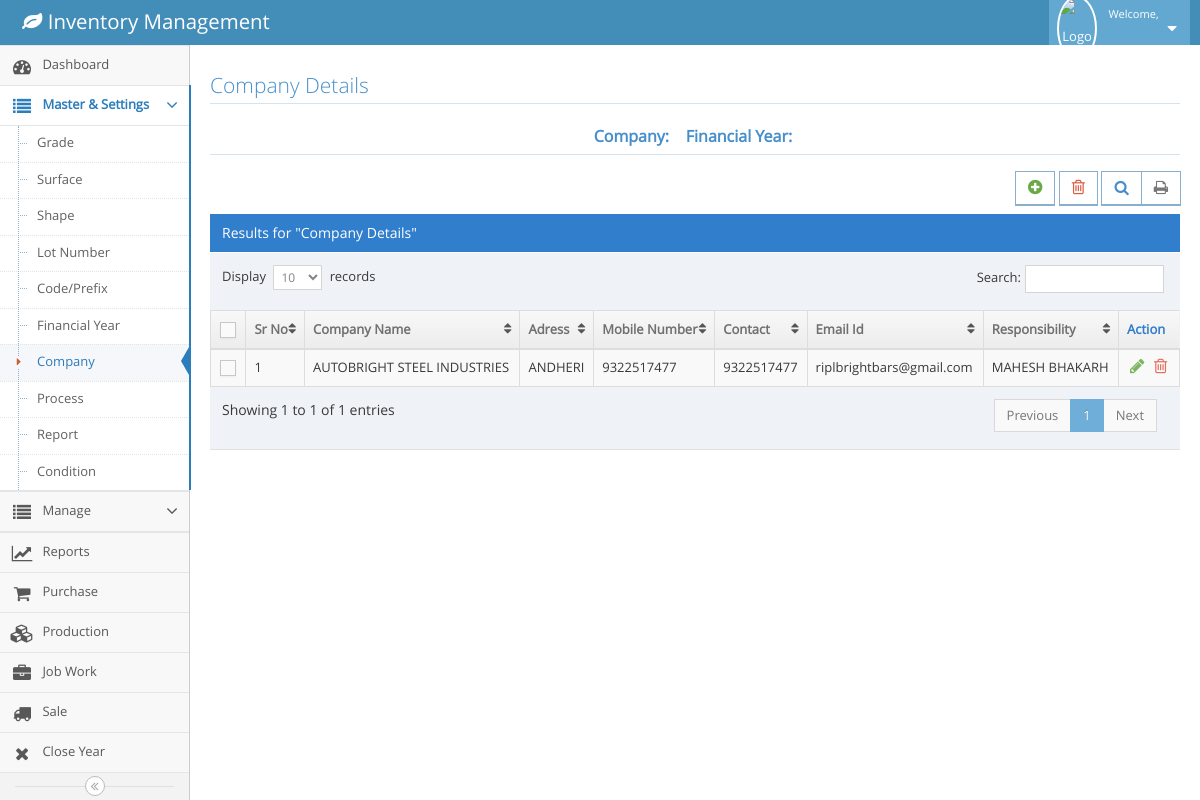
Screenshot of /company.php (signed in) with the database file from the repository.
### tables this page shows
CREATE TABLE `company` (
  `id` int(11) NOT NULL,
  `companyName` varchar(50) NOT NULL,
  `address` varchar(100) NOT NULL,
  `mobileNo` varchar(30) NOT NULL,
  `contact` varchar(15) NOT NULL,
  `email` varchar(30) NOT NULL,
  `responsiblePerson` varchar(30) NOT NULL,
  `createdOn` timestamp NOT NULL DEFAULT CURRENT_TIMESTAMP
);

### company.php (the view, shortened to what this page needs)
<!DOCTYPE html>
<?php
  include('config.php');
  $fy=$_SESSION['fy'];
  $company=$_SESSION['cname'];
?>
<html lang="en">
	<head>
		<link rel="stylesheet" href="assets/css/bootstrap.min.css" />
		<link rel="stylesheet" href="assets/font-awesome/4.5.0/css/font-awesome.min.css" />
		<link rel="stylesheet" href="assets/css/ace.min.css" class="ace-main-stylesheet" id="main-ace-style" />
		<link rel="stylesheet" href="assets/css/ace-skins.min.css" />
		<link rel="stylesheet" href="assets/css/ace-rtl.min.css" />
	</head>
	<body class="no-skin">
		<?php include('navbar.php') ?>
		<div class="main-container ace-save-state" id="main-container">
			<?php include('menubar.php') ?>
			<div class="main-content">
				<div class="main-content-inner">
					<div class="page-content">
								<div class="row">
									<div class="col-xs-12">
										<h3 class="header smaller lighter blue">Company Details</h3>
										<h5 class="header blue lighter bigger" align="center">
												<b>Company:&nbsp; <?php echo $company ?>  &nbsp;
												Financial Year:&nbsp; <?php echo $fy ?> </b>
											</h5>
										<div class="clearfix">
											<div class="pull-right tableTools-container">
												<div class="btn btn-white btn-primary btn-bold">
													<a class="blue" href="addcompany.php" data-toggle="tooltip" title="Add">
														<i class="ace-icon fa fa-plus-circle bigger-120 green"></i>
													</a>
												</div>
												<div class="btn btn-white btn-primary btn-bold">
													<a class="blue" href="" data-toggle="tooltip" title="Delete">
														<i class="ace-icon fa fa-trash-o bigger-120 red"></i>
													</a>
												</div>
											</div>
										</div>
										<div class="table-header">
											Results for "Company Details"
										</div>
										<div>
											<table id="dynamic-table" class="table table-striped table-bordered table-hover">
												<thead>
													<tr>
														<th class="center">
															<label class="pos-rel">
																<span class="lbl"></span>
															</label>
														</th>
														<th>Sr No</th>
														<th>Company Name</th>
														<th>Adress</th>
														<th>Mobile Number</th>
														<th>Contact</th>
														<th>Email Id</th>
														<th>Responsibility</th>
														<th>Action</th>
													</tr>
												</thead>
												<tbody>
													<?php
									            		$query=mysqli_query($conn,"select * from company");
															$count=0;
															while($row=mysqli_fetch_array($query))
															{
																$count++;
																$id=$row['id'];
																$cname=$row['companyName'];
																$addre=$row['address'];
																$mobno=$row['mobileNo'];
																$contact=$row['contact'];
																$email=$row['email'];
																$respon=$row['responsiblePerson'];
															?>
													<tr>
														<td class="center">
															<label class="pos-rel">
																<span class="lbl"></span>
															</label>
														</td>
														<td><?php echo $count;?></td>
														<td>
															<?php echo $cname;?>
														</td>
														<td>
															<?php echo $addre;?>
														</td>
														<td>
															<?php echo $mobno;?>
														</td>
														<td>
															<?php echo $contact;?>
														</td>
														<td>
															<?php echo $email;?>
														</td>
														<td>
															<?php echo $respon;?>
														</td>
														<td>
															<div class="hidden-sm hidden-xs action-buttons">
																<a class="green" data-toggle="tooltip" title="Edit" href="editcompany.php?id=<?php echo $id;?>">
																	<i class="ace-icon fa fa-pencil bigger-130"></i>
																</a>
																	<a class="red" data-toggle="tooltip" title="Delete" href="deltecompany.php?id=<?php echo $id;?>">
																	<i class="ace-icon fa fa-trash-o bigger-130"></i>
																</a>
															</div>
														</td>
													</tr>
													<?php
													}
												?>
													</tbody>
												</table>
											</div>
										</div>
									</div>
							</div>
						</div>
					</div>
		</div>
	</body>
</html>

### rows the page displays
company: companyName "AUTOBRIGHT STEEL INDUSTRIES", address "ANDHERI", mobileNo "9322517477", contact "9322517477", email "riplbrightbars@gmail.com", responsiblePerson "MAHESH BHAKARH"
